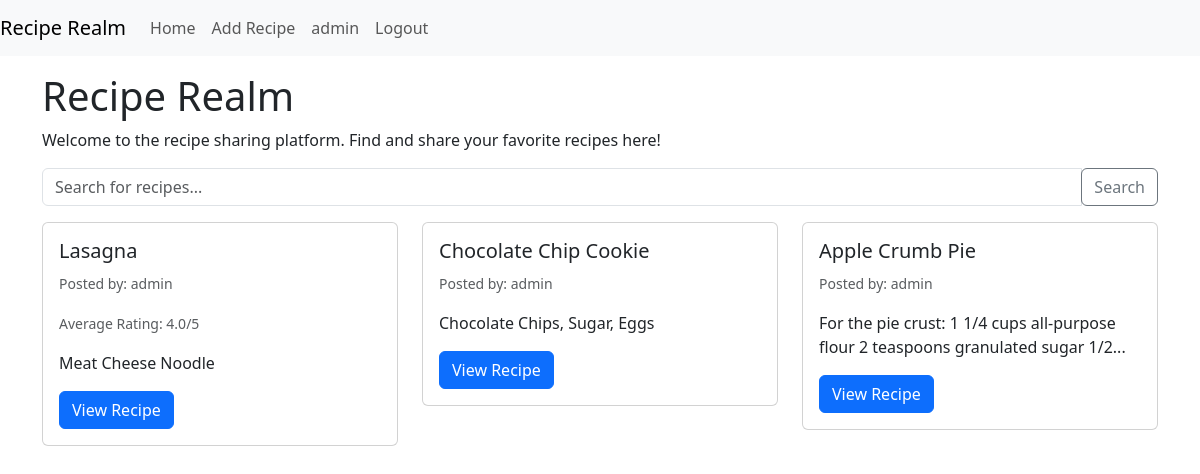
Screenshot of / (signed in) with the database file from the repository.
### models.py (models this page shows)
class User(db.Model, UserMixin):
    id = db.Column(db.Integer, primary_key=True)
    username = db.Column(db.String(150), nullable=False, unique=True)
    email = db.Column(db.String(150), nullable=False, unique=True)
    password = db.Column(db.String(150), nullable=False)
    recipes = db.relationship('Recipe', backref='author', lazy=True)
    comments = db.relationship('Comment', backref='user', lazy=True)  # Added backref to the Comment model
    bio = db.Column(db.String(500), nullable=True)
    profile_picture = db.Column(db.String(20), nullable=False, default='default.jpg')

class Recipe(db.Model):
    id = db.Column(db.Integer, primary_key=True)
    title = db.Column(db.String(200), nullable=False)
    ingredients = db.Column(db.Text, nullable=False)
    steps = db.Column(db.Text, nullable=False)
    author_id = db.Column(db.Integer, db.ForeignKey('user.id'), nullable=False)
    ratings = db.relationship('Rating', backref='recipe', lazy=True)
    @property
    def average_rating(self):
        total_ratings = len(self.ratings)
        if total_ratings == 0:
            return 0
        return sum([rating.value for rating in self.ratings]) / total_ratings

### app.py (the view)
@app.route('/')
@login_required
def home():
    recipes = Recipe.query.all()
    avg_ratings = {}
    for recipe in recipes:
        ratings = [rating.value for rating in recipe.ratings]
        if ratings:
            avg_ratings[recipe.id] = sum(ratings) / len(ratings)
        else:
            avg_ratings[recipe.id] = None
    return render_template('home.html', recipes=recipes, avg_ratings=avg_ratings)

### app.py (called while the page is built)
@login_manager.user_loader
def load_user(user_id):
    return User.query.get(int(user_id))

### templates/home.html (shortened to what this page needs)
{% extends "layout.html" %} {% block content %}
<h1>Recipe Realm</h1>
<p>
  Welcome to the recipe sharing platform. Find and share your favorite recipes
  here!
</p>
<form method="GET" action="{{ url_for('home') }}">
  <div class="input-group mb-3">
    <input
      type="text"
      name="query"
      class="form-control"
      placeholder="Search for recipes..."
      value="{{ request.args.get('query', '') }}"
    />
    <div class="input-group-append">
      <button class="btn btn-outline-secondary" type="submit">Search</button>
    </div>
  </div>
</form>
<div class="row">
  {% for recipe in recipes %}
  <div class="col-md-4">
    <div class="card mb-4">
      <div class="card-body">
        <h5 class="card-title">{{ recipe.title }}</h5>
        <p class="card-text">
          <small class="text-muted"
            >Posted by: {{ recipe.author.username }}</small
          >
        </p>
        <p class="card-text">
          {% if avg_ratings[recipe.id] %}
          <small class="text-muted"
            >Average Rating: {{ avg_ratings[recipe.id]|round(1) }}/5</small
          >
          {% endif %}
        </p>
        <p class="card-text">{{ recipe.ingredients|truncate(100, True) }}</p>
        <a
          href="{{ url_for('recipe_detail', recipe_id=recipe.id) }}"
          class="btn btn-primary"
          >View Recipe</a
        >
      </div>
    </div>
  </div>
  {% endfor %}
</div>
{% endblock %}

### templates/layout.html (shortened to what this page needs)
<!DOCTYPE html>
<html lang="en">
  <head>
    <link
      href="https://cdn.jsdelivr.net/npm/bootstrap@5.3.0/dist/css/bootstrap.min.css"
      rel="stylesheet"
    />
  </head>
  <body>
    <nav class="navbar navbar-expand-lg navbar-light bg-light">
      <a class="navbar-brand" href="/">Recipe Realm</a>
      <div class="collapse navbar-collapse" id="navbarNav">
        <ul class="navbar-nav">
          <li class="nav-item">
            <a class="nav-link" href="/">Home</a>
          </li>
          {% if current_user.is_authenticated %}
          <li class="nav-item">
            <a class="nav-link" href="{{ url_for('add_recipe') }}"
              >Add Recipe</a
            >
          </li>
          <li class="nav-item">
            <a
              class="nav-link"
              href="{{ url_for('user_profile', username=current_user.username) }}"
            >
              {{ current_user.username }}
            </a>
          </li>
          <li class="nav-item">
            <a class="nav-link" href="{{ url_for('logout') }}">Logout</a>
          </li>
          {% endif %}
        </ul>
      </div>
    </nav>
    <div class="container">{% block content %} {% endblock %}</div>
  </body>
</html>

### rows the page displays
User: username "admin"
Recipe: title "Lasagna", author.username "admin", avg_ratings "4.0", ingredients "Meat Cheese Noodle"
Recipe: title "Chocolate Chip Cookie", author.username "admin", ingredients "Chocolate Chips, Sugar, Eggs"
Recipe: title "Apple Crumb Pie", author.username "admin", ingredients "For the pie crust: 1 1/4 cups all-purpose flour 2 teaspoons granulated sugar 1/2..."
